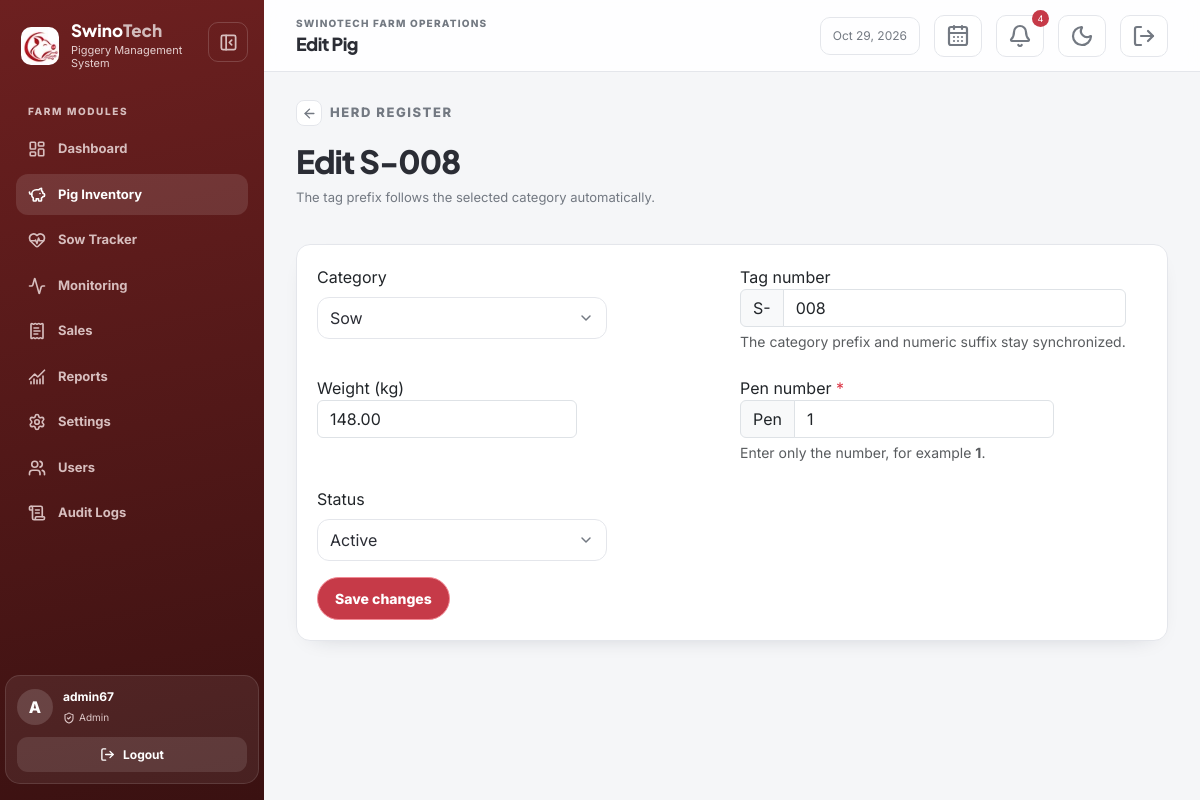
The app's page /pigs/edit.php?id=129 (signed in), older data.
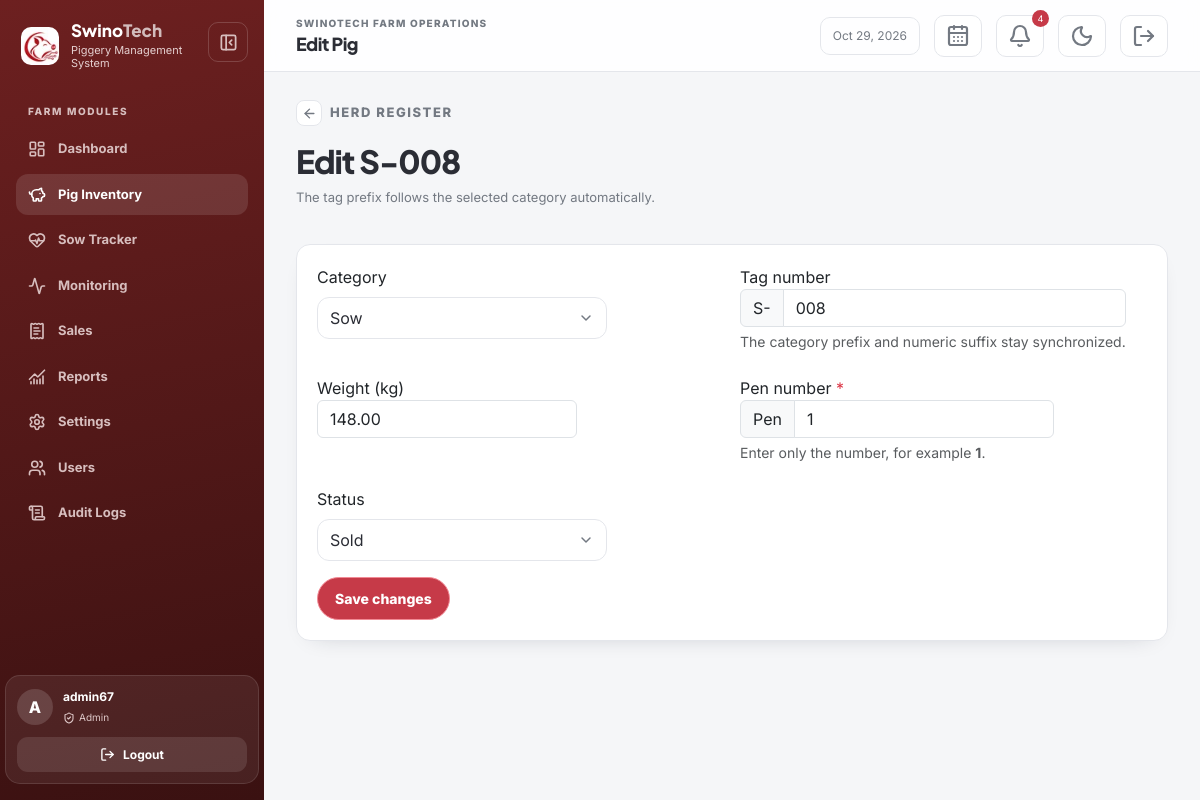
The same page, newer data.
### tables this page shows
CREATE TABLE `pigs` (
  `pig_id` int UNSIGNED NOT NULL,
  `tag_number` varchar(50) NOT NULL,
  `category` enum('boar','fattener','sow') NOT NULL,
  `weight` decimal(10,2) NOT NULL,
  `pen_number` varchar(50) DEFAULT NULL,
  `status` enum('active','sold','dead') NOT NULL DEFAULT 'active',
  `date_added` date NOT NULL DEFAULT (curdate())
);

### includes/auth.php (called while the page is built, shortened)
<?php
function e(mixed $value): string
{
    return htmlspecialchars((string) $value, ENT_QUOTES, 'UTF-8');
}

### pigs/edit.php (the view, shortened to what this page needs)
<?php
require __DIR__ . '/../includes/auth.php';
require __DIR__ . '/../includes/db.php';
$id = (int) ($_GET['id'] ?? $_POST['pig_id'] ?? 0);
$statement = $pdo->prepare('SELECT * FROM pigs WHERE pig_id = :id');
$statement->execute(['id' => $id]);
$pig = $statement->fetch();
$categories = ['boar' => 'B', 'fattener' => 'F', 'sow' => 'S'];
$category = $_POST['category'] ?? $pig['category'];
$status = $_POST['status'] ?? $pig['status'];
$tagNumber = $_POST['tag_number'] ?? '';
if ($_SERVER['REQUEST_METHOD'] !== 'POST' && preg_match('/-(\d+)$/', (string) $pig['tag_number'], $match)) {
    $tagNumber = $match[1];
}
require __DIR__ . '/../includes/header.php';
?>
<div class="page-heading"><div><p class="eyebrow"><a class="back-button" href="index.php" aria-label="Back to pig inventory" title="Back to pig inventory"><i data-lucide="arrow-left" aria-hidden="true"></i></a>Herd register</p><h2>Edit <?= e($pig['tag_number']) ?></h2><p>The tag prefix follows the selected category automatically.</p></div></div>
<div class="card"><form method="post" class="row g-3">
    <div class="col-md-6"><label class="form-label">Category</label><div class="filter-select compact-form-select" data-filter-select><button class="filter-select-toggle" type="button" aria-haspopup="listbox" aria-expanded="false" aria-controls="edit-pig-category-options" data-filter-select-toggle><?= e(ucfirst($category)) ?><i data-lucide="chevron-down" aria-hidden="true"></i></button></div></div>
    <div class="col-md-6"><label class="form-label">Tag number<div class="input-group"><span class="input-group-text" id="tag-prefix"><?= e($categories[$category] ?? 'B') ?>-</span><input class="form-control" name="tag_number" id="tag-number" inputmode="numeric" pattern="[0-9]*" maxlength="6" value="<?= e($tagNumber) ?>" required></div><div class="form-text">The category prefix and numeric suffix stay synchronized.</div></label></div>
    <div class="col-md-6"><label class="form-label">Weight (kg)<input class="form-control" type="number" step=".01" min="0" name="weight" required value="<?= e($pig['weight']) ?>"></label></div>
    <div class="col-md-6"><label class="form-label">Pen number <span class="text-danger">*</span><div class="input-group"><span class="input-group-text">Pen</span><input class="form-control" name="pen_number" id="pen-number" inputmode="numeric" pattern="[0-9]+" placeholder="1" value="<?= e(preg_replace('/^pen[\s-]*/i', '', (string) ($pig['pen_number'] ?? ''))) ?>" required></div><div class="form-text">Enter only the number, for example <strong>1</strong>.</div></label></div>
    <div class="col-md-6"><label class="form-label">Status</label><div class="filter-select compact-form-select" data-filter-select><button class="filter-select-toggle" type="button" aria-haspopup="listbox" aria-expanded="false" aria-controls="edit-pig-status-options" data-filter-select-toggle><?= e(ucfirst($status)) ?><i data-lucide="chevron-down" aria-hidden="true"></i></button></div></div>
    <div class="col-12"><button class="btn btn-danger primary-action" type="submit">Save changes</button></div>
</form></div>
<?php require __DIR__ . '/../includes/footer.php'; ?>

Row changes from the older to the newer data that the page shows:
changed pigs "Sow": status "Active" → "Sold"
